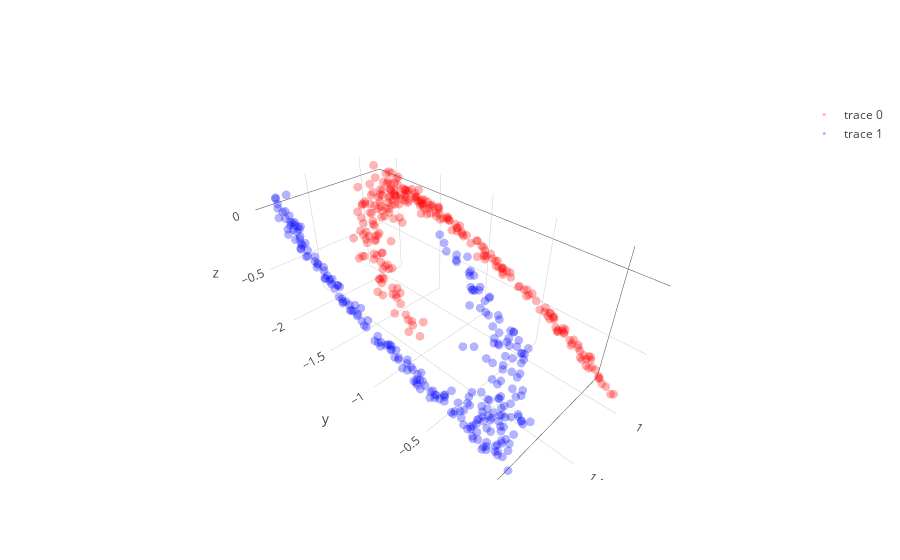

Notebook source saved alongside this figure:
### Code cell
# with all scale
expand_dim = 3
w1 = np.random.randn(2,expand_dim)
w2 = np.random.randn(expand_dim,1)
a  = np.ones(expand_dim); b = np.ones(expand_dim); c = np.zeros(expand_dim)

w1 = _sym_decorrelation(w1)
w2 = w2/(np.sqrt(np.sum(w2**2)))

temp_X = np.copy(X)
mini_batch_size = 50
for iter in range(2000):
    cum_loss = 0; temp_X   = shuffle(temp_X)
    
    for mini_batch in range(0,len(X),mini_batch_size):
        current_batch = temp_X[mini_batch:mini_batch+mini_batch_size]
        
        layer1 = current_batch @ w1
        layer1 = layer1  + (1/(iter+1))*np.random.randn(mini_batch_size,expand_dim)
        layer1a= a*g(b*layer1)+c
        layer1a= layer1a + (1/(iter+1))*np.random.randn(mini_batch_size,expand_dim)
        layer2 = layer1a       @ w2
        loss   = w2.T @ layer1a.T @ layer1a @ w2
        
        grad2 = -layer1a.T @ layer1a @ w2 
        grad1a= -layer1a@w2@w2.T
        grada = grad1a*g(b*layer1)
        gradb = grad1a*a*g_grad(b*layer1)*layer1
        gradc = grad1a
        grad1 = current_batch.T @(grad1a*a*g_grad(b*layer1)*b) - 2.5 * current_batch.T @ current_batch @ w1 

        w2 = w2 - 0.00000001  * grad2+ (1/(iter+1))*np.random.randn(expand_dim,1)
        a = a -   0.000009    * grada.mean(0)+ (1/(iter+1))*np.random.randn(expand_dim)
        b = b -   0.000009    * gradb.mean(0)+ (1/(iter+1))*np.random.randn(expand_dim)
        c = c -   0.0000009   * gradc.mean(0) + (1/(iter+1))*np.random.randn(expand_dim)
        w1 = w1 - 0.00000001  * grad1+ (1/(iter+1))*np.random.randn(2,expand_dim)
        
        w1 = _sym_decorrelation(w1)
        w2 = w2/(np.sqrt(np.sum(w2**2)))
        
        a = (a-a.mean())/a.std()
        b = (b-b.mean())/b.std()
        c = (c-c.mean())/c.std()

        cum_loss      = cum_loss + loss.mean()
        
    if iter%500==0:print('Iter : ',iter," Loss: ",cum_loss)

# projection
projected_mine = (a*g(b*(X @ w1))+c) @ w2

plt.figure(figsize=(20,5))
plt.subplot(1, 3, 1)
plt.scatter(X[y==0, 0], X[y==0, 1], color='red', alpha=0.5)
plt.scatter(X[y==1, 0], X[y==1, 1], color='blue', alpha=0.5)
plt.quiver(X.mean(0)[0], X.mean(0)[1], evector[0,0],evector[0,1], color=['b'], scale=2.5)
plt.quiver(X.mean(0)[0], X.mean(0)[1], evector[1,0],evector[1,1], color=['g'], scale=2.5)

plt.subplot(1, 3, 2,projection='3d')
one_layer_project = (a*g(b*(X @ w1))+c)
plt.scatter(one_layer_project[:,0],one_layer_project[:,1],one_layer_project[:,2], color='red')

plt.subplot(1, 3, 3)
plt.scatter(projected_mine[y==0], np.zeros((len(projected_mine)//2)),  color='red', alpha=0.05)
plt.scatter(projected_mine[y==1], np.zeros((len(projected_mine)//2)), color='blue', alpha=0.05)
plt.show()

trace1 = go.Scatter3d(
    x=one_layer_project[y==0,0],
    y=one_layer_project[y==0,1],
    z=one_layer_project[y==0,2],
    mode='markers',
    line=dict(color='red',width=0.5),
    marker=dict(size=3,opacity=0.3)
)
trace2 = go.Scatter3d(
    x=one_layer_project[y==1,0],
    y=one_layer_project[y==1,1],
    z=one_layer_project[y==1,2],
    mode='markers',
    line=dict(color='blue',width=0.5),
    marker=dict(size=3,opacity=0.3)
)
data = [trace1,trace2]
fig  = go.Figure(data=data)
iplot(fig)

### Figure 1 — Plotly figure (JSON) as saved in the notebook; plotly's stock layout.template omitted (floating-point values rounded to 4 significant figures; data arrays with more than 128 entries replaced by an {"elided": "..."} marker saying what was removed)
{"data": [{"line": {"color": "red", "width": 0.5}, "marker": {"opacity": 0.3, "size": 3}, "mode": "markers", "type": "scatter3d", "uid": "48b7d2bd-56fe-488b-9e37-6bf3591ae89e", "x": {"elided": "250 float values"}, "y": {"elided": "250 float values"}, "z": {"elided": "250 float values"}}, {"line": {"color": "blue", "width": 0.5}, "marker": {"opacity": 0.3, "size": 3}, "mode": "markers", "type": "scatter3d", "uid": "7cead2d9-ba69-4be8-86a0-4949f1f2f00c", "x": {"elided": "250 float values"}, "y": {"elided": "250 float values"}, "z": {"elided": "250 float values"}}], "layout": {}}
